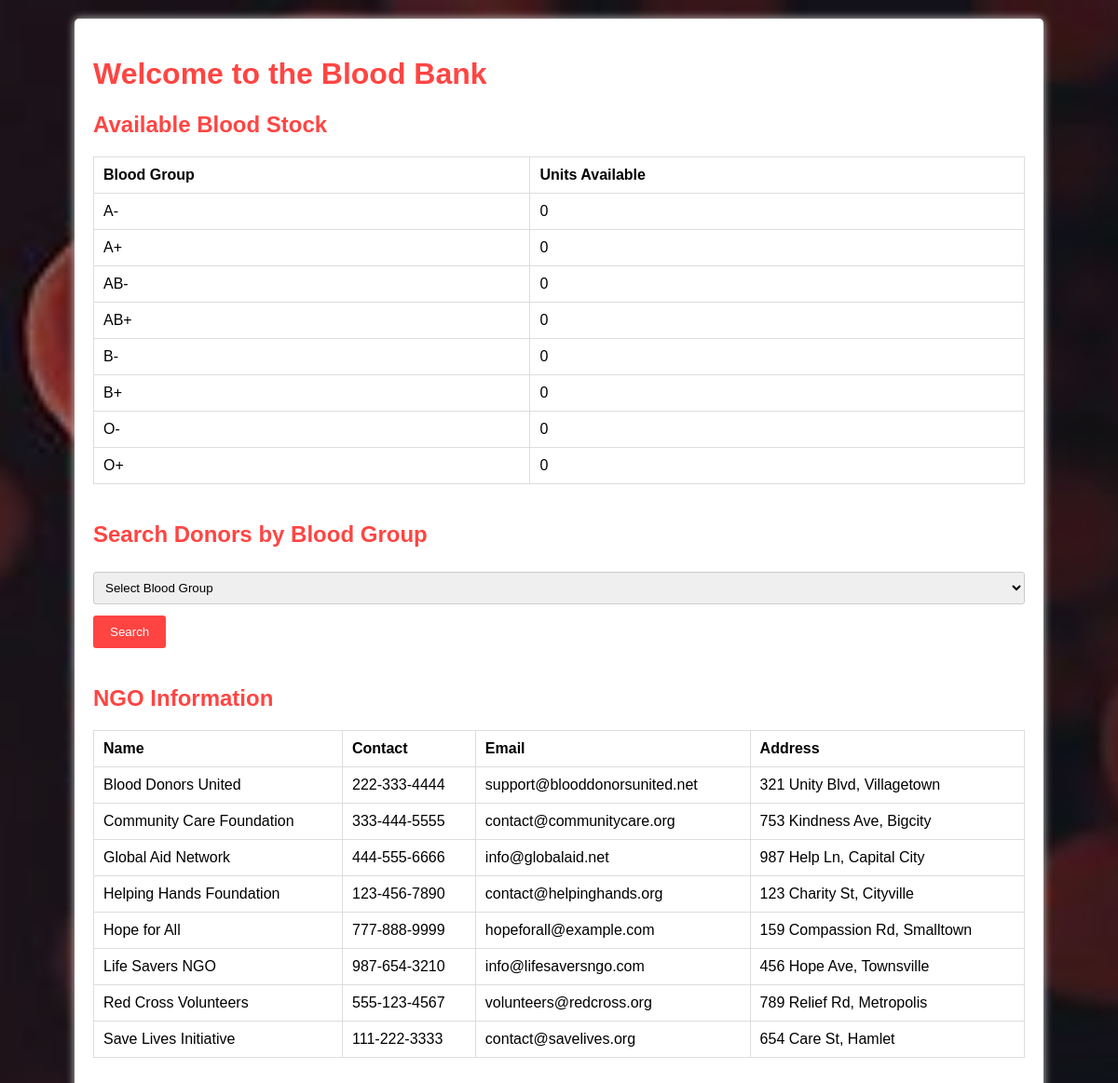
The app's page /user/index.php with its own data.
### tables this page shows
CREATE TABLE blood_groups (
    id INT AUTO_INCREMENT PRIMARY KEY,
    group_name VARCHAR(5) NOT NULL UNIQUE
);

CREATE TABLE ngos (
    id INT AUTO_INCREMENT PRIMARY KEY,
    name VARCHAR(150) NOT NULL,
    contact VARCHAR(50),
    address TEXT,
    email VARCHAR(100)
);

### user/index.php (the view, shortened to what this page needs)
<?php
$servername = "localhost";
$username = "root";
$password = "";
$dbname = "bloodbank";
$conn = new mysqli($servername, $username, $password, $dbname);
$stock = [];
$stock_result = $conn->query("SELECT bg.group_name, IFNULL(bs.units, 0) AS units
                              FROM blood_groups bg
                              LEFT JOIN blood_stock bs ON bg.id = bs.blood_group_id
                              ORDER BY bg.group_name ASC");
while ($row = $stock_result->fetch_assoc()) {
    $stock[] = $row;
}
$ngos = [];
$ngo_result = $conn->query("SELECT * FROM ngos ORDER BY name ASC");
while ($row = $ngo_result->fetch_assoc()) {
    $ngos[] = $row;
}
?>
<!DOCTYPE html>
<html lang="en">
<head>
    <link rel="stylesheet" href="../css/style.css">
</head>
<body>
<div class="container">
    <h1>Welcome to the Blood Bank</h1>
    <section>
        <h2>Available Blood Stock</h2>
        <table>
            <thead>
                <tr><th>Blood Group</th><th>Units Available</th></tr>
            </thead>
            <tbody>
                <?php foreach ($stock as $row): ?>
                    <tr>
                        <td><?=htmlspecialchars($row['group_name'])?></td>
                        <td><?=htmlspecialchars($row['units'])?></td>
                    </tr>
                <?php endforeach; ?>
            </tbody>
        </table>
    </section>
    <section>
        <h2>Search Donors by Blood Group</h2>
        <form method="get" action="">
            <select name="blood_group" required>
                <option value="">Select Blood Group</option>
            </select>
            <input type="submit" value="Search">
        </form>
    </section>
    <section>
        <h2>NGO Information</h2>
        <?php if (count($ngos) > 0): ?>
            <table>
                <thead>
                    <tr><th>Name</th><th>Contact</th><th>Email</th><th>Address</th></tr>
                </thead>
                <tbody>
                    <?php foreach ($ngos as $ngo): ?>
                        <tr>
                            <td><?=htmlspecialchars($ngo['name'])?></td>
                            <td><?=htmlspecialchars($ngo['contact'])?></td>
                            <td><?=htmlspecialchars($ngo['email'])?></td>
                            <td><?=htmlspecialchars($ngo['address'])?></td>
                        </tr>
                    <?php endforeach; ?>
                </tbody>
            </table>
        <?php else: ?>
            <p>No NGO information available.</p>
        <?php endif; ?>
    </section>
</div>
</body>
</html>

### css/style.css (style rules this page uses)
body { font-family: Arial, sans-serif; background: #f4f7f8; margin: 0; padding: 0; }
.container { width: 90%; max-width: 1000px; margin: 20px auto; background: white; padding: 20px; box-shadow: 0 0 10px #ccc; border-radius: 5px; }
h1, h2, h3 { color: #333; }
form input[type="text"], form input[type="number"], form input[type="date"], form input[type="email"], form select, form textarea, form input[type="password"] { width: 100%; padding: 8px; margin: 6px 0 12px 0; border: 1px solid #ccc; border-radius: 3px; box-sizing: border-box; }
form input[type="submit"], button { background-color: #ff0400bd; color: white; padding: 10px 18px; border: none; border-radius: 3px; cursor: pointer; }
table { width: 100%; border-collapse: collapse; margin-top: 15px; }
table, th, td { border: 1px solid #ddd; }
th, td { padding: 10px; text-align: left; }
body { background-image: url('images/background.jpg'); background-repeat: no-repeat; background-size: cover; background-position: center; background-attachment: fixed; min-height: 100vh; position: relative; font-family: Arial, sans-serif; }
body::before { content: ""; position: fixed; top: 0; left: 0; right: 0; bottom: 0; background: rgba(0, 0, 0, 0.4); z-index: -1; }

### user/index.php (style rules this page uses)
h1, h2, h3 { color: #ff0400bd; }
section { margin-bottom: 40px; }

### records on screen
blood_groups: group_name "A-", units "0"
blood_groups: group_name "A+", units "0"
blood_groups: group_name "AB-", units "0"
blood_groups: group_name "AB+", units "0"
blood_groups: group_name "B-", units "0"
blood_groups: group_name "B+", units "0"
blood_groups: group_name "O-", units "0"
blood_groups: group_name "O+", units "0"
ngos: name "Blood Donors United", contact "222-333-4444", email "support@blooddonorsunited.net", address "321 Unity Blvd, Villagetown"
ngos: name "Community Care Foundation", contact "333-444-5555", email "contact@communitycare.org", address "753 Kindness Ave, Bigcity"
ngos: name "Global Aid Network", contact "444-555-6666", email "info@globalaid.net", address "987 Help Ln, Capital City"
ngos: name "Helping Hands Foundation", contact "123-456-7890", email "contact@helpinghands.org", address "123 Charity St, Cityville"
ngos: name "Hope for All", contact "777-888-9999", email "hopeforall@example.com", address "159 Compassion Rd, Smalltown"
ngos: name "Life Savers NGO", contact "987-654-3210", email "info@lifesaversngo.com", address "456 Hope Ave, Townsville"
ngos: name "Red Cross Volunteers", contact "555-123-4567", email "volunteers@redcross.org", address "789 Relief Rd, Metropolis"
ngos: name "Save Lives Initiative", contact "111-222-3333", email "contact@savelives.org", address "654 Care St, Hamlet"
